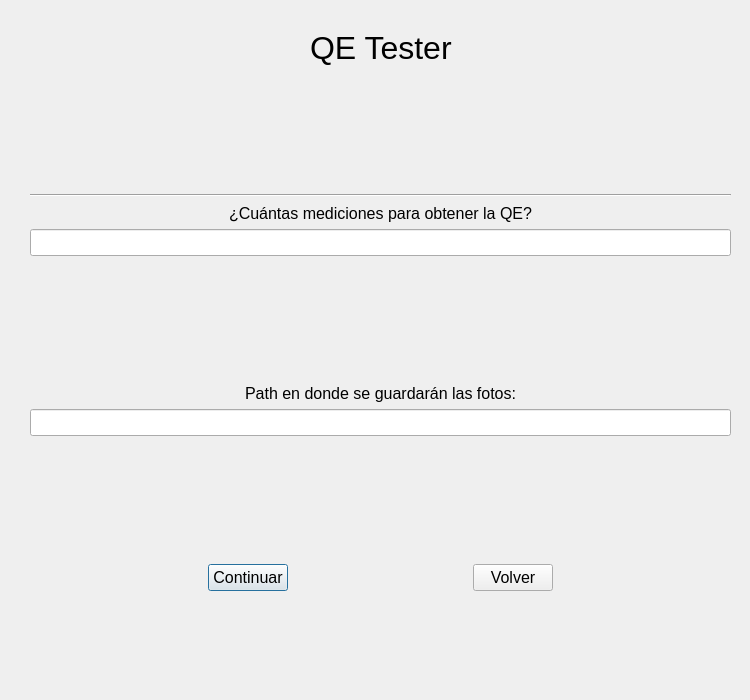
<?xml version="1.0" encoding="UTF-8"?>
<ui version="4.0">
 <class>Dialog</class>
 <widget class="QDialog" name="Dialog">
  <property name="geometry">
   <rect>
    <x>0</x>
    <y>0</y>
    <width>750</width>
    <height>700</height>
   </rect>
  </property>
  <property name="windowTitle">
   <string>Mail UCÉ - Registro</string>
  </property>
  <widget class="QWidget" name="verticalLayoutWidget">
   <property name="geometry">
    <rect>
     <x>30</x>
     <y>30</y>
     <width>701</width>
     <height>561</height>
    </rect>
   </property>
   <layout class="QVBoxLayout" name="verticalLayout">
    <item>
     <layout class="QHBoxLayout" name="horizontalLayout_5">
      <item>
       <spacer name="horizontalSpacer_4">
        <property name="orientation">
         <enum>Qt::Horizontal</enum>
        </property>
        <property name="sizeHint" stdset="0">
         <size>
          <width>40</width>
          <height>20</height>
         </size>
        </property>
       </spacer>
      </item>
      <item>
       <widget class="QLabel" name="label">
        <property name="font">
         <font>
          <pointsize>24</pointsize>
         </font>
        </property>
        <property name="text">
         <string>QE Tester</string>
        </property>
       </widget>
      </item>
      <item>
       <spacer name="horizontalSpacer_5">
        <property name="orientation">
         <enum>Qt::Horizontal</enum>
        </property>
        <property name="sizeHint" stdset="0">
         <size>
          <width>40</width>
          <height>20</height>
         </size>
        </property>
       </spacer>
      </item>
     </layout>
    </item>
    <item>
     <spacer name="verticalSpacer_3">
      <property name="orientation">
       <enum>Qt::Vertical</enum>
      </property>
      <property name="sizeHint" stdset="0">
       <size>
        <width>20</width>
        <height>40</height>
       </size>
      </property>
     </spacer>
    </item>
    <item>
     <widget class="Line" name="line">
      <property name="orientation">
       <enum>Qt::Horizontal</enum>
      </property>
     </widget>
    </item>
    <item>
     <layout class="QHBoxLayout" name="horizontalLayout">
      <item>
       <layout class="QVBoxLayout" name="verticalLayout_2">
        <item>
         <layout class="QHBoxLayout" name="horizontalLayout_6">
          <item>
           <spacer name="horizontalSpacer_6">
            <property name="orientation">
             <enum>Qt::Horizontal</enum>
            </property>
            <property name="sizeHint" stdset="0">
             <size>
              <width>40</width>
              <height>20</height>
             </size>
            </property>
           </spacer>
          </item>
          <item>
           <widget class="QLabel" name="label_2">
            <property name="font">
             <font>
              <pointsize>12</pointsize>
             </font>
            </property>
            <property name="text">
             <string>¿Cuántas mediciones para obtener la QE?</string>
            </property>
           </widget>
          </item>
          <item>
           <spacer name="horizontalSpacer_7">
            <property name="orientation">
             <enum>Qt::Horizontal</enum>
            </property>
            <property name="sizeHint" stdset="0">
             <size>
              <width>40</width>
              <height>20</height>
             </size>
            </property>
           </spacer>
          </item>
         </layout>
        </item>
        <item>
         <widget class="QLineEdit" name="mediciones_LineEdit">
          <property name="font">
           <font>
            <pointsize>12</pointsize>
           </font>
          </property>
         </widget>
        </item>
       </layout>
      </item>
     </layout>
    </item>
    <item>
     <spacer name="verticalSpacer_2">
      <property name="orientation">
       <enum>Qt::Vertical</enum>
      </property>
      <property name="sizeHint" stdset="0">
       <size>
        <width>20</width>
        <height>40</height>
       </size>
      </property>
     </spacer>
    </item>
    <item>
     <layout class="QVBoxLayout" name="verticalLayout_6">
      <item>
       <layout class="QHBoxLayout" name="horizontalLayout_9">
        <item>
         <spacer name="horizontalSpacer_12">
          <property name="orientation">
           <enum>Qt::Horizontal</enum>
          </property>
          <property name="sizeHint" stdset="0">
           <size>
            <width>40</width>
            <height>20</height>
           </size>
          </property>
         </spacer>
        </item>
        <item>
         <widget class="QLabel" name="label_7">
          <property name="font">
           <font>
            <pointsize>12</pointsize>
           </font>
          </property>
          <property name="text">
           <string>Path en donde se guardarán las fotos:</string>
          </property>
         </widget>
        </item>
        <item>
         <spacer name="horizontalSpacer_13">
          <property name="orientation">
           <enum>Qt::Horizontal</enum>
          </property>
          <property name="sizeHint" stdset="0">
           <size>
            <width>40</width>
            <height>20</height>
           </size>
          </property>
         </spacer>
        </item>
       </layout>
      </item>
      <item>
       <widget class="QLineEdit" name="path_LineEdit">
        <property name="font">
         <font>
          <pointsize>12</pointsize>
         </font>
        </property>
       </widget>
      </item>
     </layout>
    </item>
    <item>
     <spacer name="verticalSpacer">
      <property name="orientation">
       <enum>Qt::Vertical</enum>
      </property>
      <property name="sizeHint" stdset="0">
       <size>
        <width>20</width>
        <height>40</height>
       </size>
      </property>
     </spacer>
    </item>
    <item>
     <layout class="QHBoxLayout" name="horizontalLayout_4">
      <item>
       <spacer name="horizontalSpacer">
        <property name="orientation">
         <enum>Qt::Horizontal</enum>
        </property>
        <property name="sizeHint" stdset="0">
         <size>
          <width>40</width>
          <height>20</height>
         </size>
        </property>
       </spacer>
      </item>
      <item>
       <widget class="QPushButton" name="continuar">
        <property name="font">
         <font>
          <pointsize>12</pointsize>
         </font>
        </property>
        <property name="text">
         <string>Continuar</string>
        </property>
       </widget>
      </item>
      <item>
       <spacer name="horizontalSpacer_3">
        <property name="orientation">
         <enum>Qt::Horizontal</enum>
        </property>
        <property name="sizeHint" stdset="0">
         <size>
          <width>40</width>
          <height>20</height>
         </size>
        </property>
       </spacer>
      </item>
      <item>
       <widget class="QPushButton" name="volver">
        <property name="font">
         <font>
          <pointsize>12</pointsize>
         </font>
        </property>
        <property name="text">
         <string>Volver</string>
        </property>
       </widget>
      </item>
      <item>
       <spacer name="horizontalSpacer_2">
        <property name="orientation">
         <enum>Qt::Horizontal</enum>
        </property>
        <property name="sizeHint" stdset="0">
         <size>
          <width>40</width>
          <height>20</height>
         </size>
        </property>
       </spacer>
      </item>
     </layout>
    </item>
   </layout>
  </widget>
 </widget>
 <resources/>
 <connections/>
</ui>
